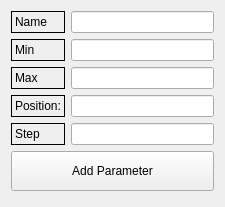
<?xml version="1.0" encoding="UTF-8"?>
<ui version="4.0">
 <class>AddParamForm</class>
 <widget class="QWidget" name="AddParamForm">
  <property name="geometry">
   <rect>
    <x>0</x>
    <y>0</y>
    <width>225</width>
    <height>207</height>
   </rect>
  </property>
  <property name="windowTitle">
   <string>Form</string>
  </property>
  <layout class="QGridLayout" name="gridLayout">
   <item row="0" column="0">
    <widget class="QLabel" name="NameLabel">
     <property name="frameShape">
      <enum>QFrame::Box</enum>
     </property>
     <property name="text">
      <string>Name</string>
     </property>
    </widget>
   </item>
   <item row="0" column="1">
    <widget class="QLineEdit" name="NameEdit"/>
   </item>
   <item row="1" column="0">
    <widget class="QLabel" name="MinLabel">
     <property name="frameShape">
      <enum>QFrame::Box</enum>
     </property>
     <property name="text">
      <string>Min</string>
     </property>
    </widget>
   </item>
   <item row="1" column="1">
    <widget class="QLineEdit" name="MinEdit"/>
   </item>
   <item row="2" column="0">
    <widget class="QLabel" name="MaxLabel">
     <property name="frameShape">
      <enum>QFrame::Box</enum>
     </property>
     <property name="text">
      <string>Max</string>
     </property>
    </widget>
   </item>
   <item row="2" column="1">
    <widget class="QLineEdit" name="MaxEdit"/>
   </item>
   <item row="3" column="0">
    <widget class="QLabel" name="PosLabel">
     <property name="frameShape">
      <enum>QFrame::Box</enum>
     </property>
     <property name="text">
      <string>Position:</string>
     </property>
    </widget>
   </item>
   <item row="3" column="1">
    <widget class="QLineEdit" name="PosEdit"/>
   </item>
   <item row="4" column="0">
    <widget class="QLabel" name="StepLabel">
     <property name="frameShape">
      <enum>QFrame::Box</enum>
     </property>
     <property name="text">
      <string>Step</string>
     </property>
    </widget>
   </item>
   <item row="4" column="1">
    <widget class="QLineEdit" name="StepEdit"/>
   </item>
   <item row="5" column="0" colspan="2">
    <widget class="QPushButton" name="SaveButton">
     <property name="sizePolicy">
      <sizepolicy hsizetype="Minimum" vsizetype="Preferred">
       <horstretch>0</horstretch>
       <verstretch>0</verstretch>
      </sizepolicy>
     </property>
     <property name="maximumSize">
      <size>
       <width>16777215</width>
       <height>40</height>
      </size>
     </property>
     <property name="text">
      <string>Add Parameter</string>
     </property>
    </widget>
   </item>
  </layout>
 </widget>
 <resources/>
 <connections/>
</ui>
